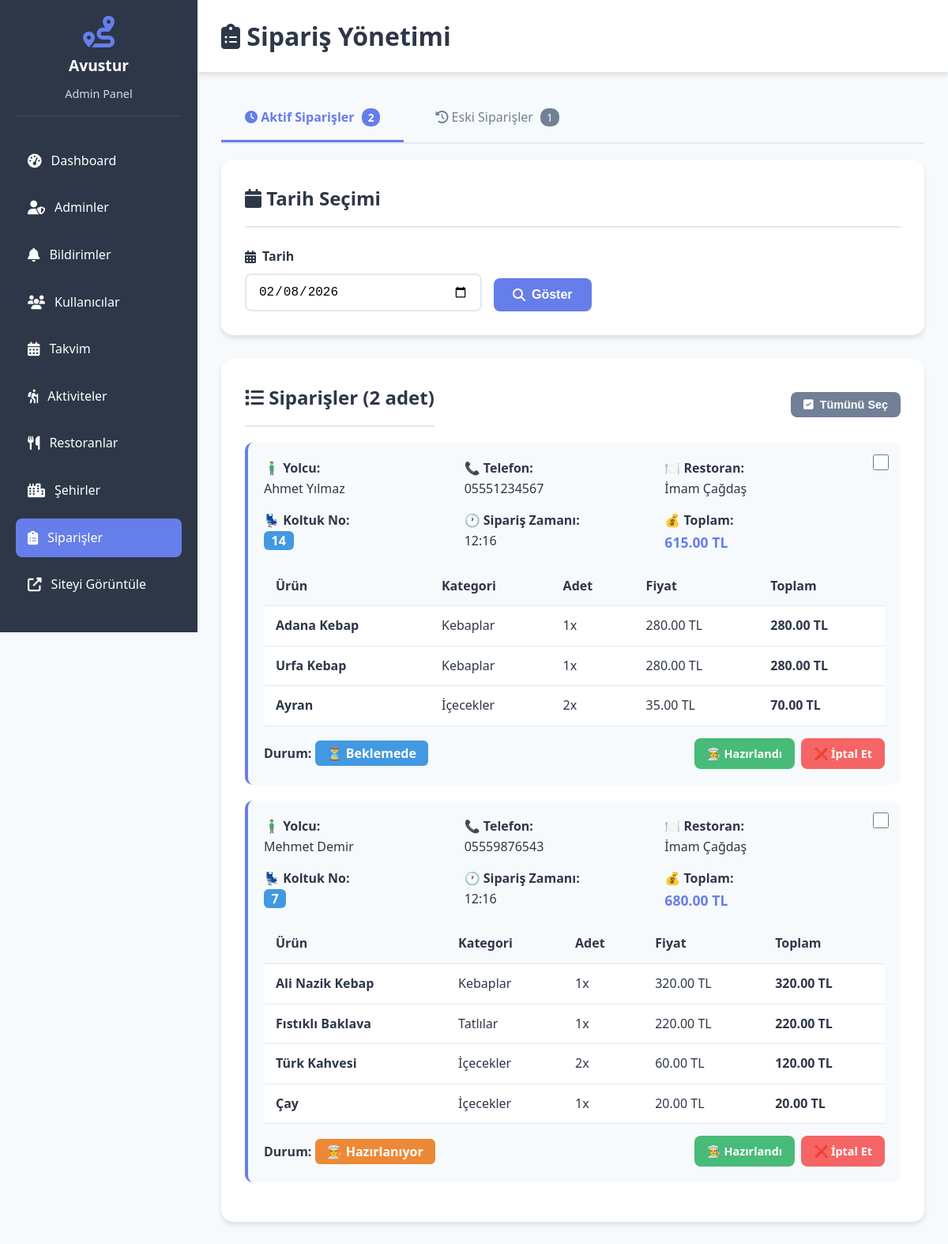
Screenshot of /admin/siparisler.php (signed in) with the database file from the repository.
### tables this page shows
CREATE TABLE siparisler (
    id INT AUTO_INCREMENT PRIMARY KEY,
    kullanici_id INT NOT NULL,
    restoran_id INT NOT NULL,
    koltuk_no VARCHAR(10) NOT NULL,
    toplam_fiyat DECIMAL(10,2) DEFAULT 0,
    durum ENUM('beklemede', 'hazirlaniyor', 'yolda', 'teslim_edildi', 'iptal') DEFAULT 'beklemede',
    siparis_notu TEXT,
    siparis_tarihi DATETIME DEFAULT CURRENT_TIMESTAMP,
    guncelleme_tarihi DATETIME DEFAULT CURRENT_TIMESTAMP ON UPDATE CURRENT_TIMESTAMP,
    FOREIGN KEY (kullanici_id) REFERENCES kullanicilar(id) ON DELETE CASCADE,
    FOREIGN KEY (restoran_id) REFERENCES restoranlar(id) ON DELETE CASCADE,
    INDEX idx_kullanici (kullanici_id),
    INDEX idx_restoran (restoran_id),
    INDEX idx_durum (durum),
    INDEX idx_tarih (siparis_tarihi)
);

CREATE TABLE kullanicilar (
    id INT AUTO_INCREMENT PRIMARY KEY,
    ad_soyad VARCHAR(100) NOT NULL,
    telefon VARCHAR(15) UNIQUE NOT NULL,
    email VARCHAR(100),
    kayit_tarihi DATETIME DEFAULT CURRENT_TIMESTAMP,
    aktif TINYINT(1) DEFAULT 1,
    INDEX idx_telefon (telefon)
);

CREATE TABLE restoranlar (
    id INT AUTO_INCREMENT PRIMARY KEY,
    sehir_id INT NOT NULL,
    baslik VARCHAR(200) NOT NULL,
    aciklama TEXT,
    adres TEXT,
    gorsel VARCHAR(255),
    mutfak_turu VARCHAR(100),
    ortalama_fiyat VARCHAR(50),
    telefon VARCHAR(15),
    aktif TINYINT(1) DEFAULT 1,
    sira INT DEFAULT 0,
    olusturma_tarihi DATETIME DEFAULT CURRENT_TIMESTAMP,
    FOREIGN KEY (sehir_id) REFERENCES sehirler(id) ON DELETE CASCADE,
    INDEX idx_sehir (sehir_id)
);

CREATE TABLE siparis_urunler (
    id INT AUTO_INCREMENT PRIMARY KEY,
    siparis_id INT NOT NULL,
    urun_id INT NOT NULL,
    urun_adi VARCHAR(200) NOT NULL,
    kategori_adi VARCHAR(100) NOT NULL,
    adet INT DEFAULT 1,
    birim_fiyat DECIMAL(10,2) DEFAULT 0,
    toplam_fiyat DECIMAL(10,2) DEFAULT 0,
    FOREIGN KEY (siparis_id) REFERENCES siparisler(id) ON DELETE CASCADE,
    FOREIGN KEY (urun_id) REFERENCES menu_urunler(id) ON DELETE CASCADE,
    INDEX idx_siparis (siparis_id)
);

### config.php (called while the page is built, shortened)
<?php
function sanitize($data) {
    return htmlspecialchars(strip_tags(trim($data)), ENT_QUOTES, 'UTF-8');
}
?>

### admin/siparisler.php (the view, shortened to what this page needs)
<?php
require_once '../config.php';
$sekme = $_GET['sekme'] ?? 'aktif';
$tarih_filtre = $_GET['tarih'] ?? date('Y-m-d');
if ($sekme == 'aktif') {
    $sql = "
        SELECT s.*, k.ad_soyad, k.telefon, r.baslik as restoran_adi
        FROM siparisler s
        INNER JOIN kullanicilar k ON s.kullanici_id = k.id
        INNER JOIN restoranlar r ON s.restoran_id = r.id
        WHERE DATE(s.siparis_tarihi) = ?
        AND s.durum IN ('beklemede', 'hazirlaniyor')
        ORDER BY s.siparis_tarihi DESC
    ";
}
$stmt = $db->prepare($sql);
$stmt->execute([$tarih_filtre]);
$siparisler = $stmt->fetchAll();
?>
<!DOCTYPE html>
<html lang="tr">
<head>
    <link rel="stylesheet" href="../assets/css/style.css">
    <link rel="stylesheet" href="https://cdnjs.cloudflare.com/ajax/libs/font-awesome/6.4.0/css/all.min.css">
</head>
<body>
    <?php include 'includes/sidebar.php'; ?>
    <div class="admin-content">
        <div class="admin-header">
            <h1><i class="fas fa-clipboard-list"></i> Sipariş Yönetimi</h1>
        </div>
        <div style="display: flex; gap: 10px; margin-bottom: 20px; border-bottom: 2px solid var(--border-color);">
            <a href="?sekme=aktif&tarih=<?php echo $tarih_filtre; ?>"
               style="padding: 15px 30px; text-decoration: none; color: <?php echo $sekme == 'aktif' ? 'var(--primary-color)' : 'var(--text-light)'; ?>; border-bottom: 3px solid <?php echo $sekme == 'aktif' ? 'var(--primary-color)' : 'transparent'; ?>; font-weight: <?php echo $sekme == 'aktif' ? 'bold' : 'normal'; ?>; transition: all 0.3s;">
                <i class="fas fa-clock"></i> Aktif Siparişler
                <?php
                $stmt = $db->prepare("SELECT COUNT(*) as total FROM siparisler WHERE DATE(siparis_tarihi) = ? AND durum IN ('beklemede', 'hazirlaniyor')");
                $stmt->execute([$tarih_filtre]);
                $aktif_count = $stmt->fetch()['total'];
                if ($aktif_count > 0):
                ?>
                    <span style="background: var(--primary-color); color: white; padding: 2px 8px; border-radius: 10px; font-size: 0.85rem; margin-left: 5px;"><?php echo $aktif_count; ?></span>
                <?php endif; ?>
            </a>
            <a href="?sekme=eski&tarih=<?php echo $tarih_filtre; ?>"
               style="padding: 15px 30px; text-decoration: none; color: <?php echo $sekme == 'eski' ? 'var(--primary-color)' : 'var(--text-light)'; ?>; border-bottom: 3px solid <?php echo $sekme == 'eski' ? 'var(--primary-color)' : 'transparent'; ?>; font-weight: <?php echo $sekme == 'eski' ? 'bold' : 'normal'; ?>; transition: all 0.3s;">
                <i class="fas fa-history"></i> Eski Siparişler
                <?php
                $stmt = $db->prepare("SELECT COUNT(*) as total FROM siparisler WHERE DATE(siparis_tarihi) = ? AND durum IN ('teslim_edildi', 'iptal')");
                $stmt->execute([$tarih_filtre]);
                $eski_count = $stmt->fetch()['total'];
                if ($eski_count > 0):
                ?>
                    <span style="background: var(--text-light); color: white; padding: 2px 8px; border-radius: 10px; font-size: 0.85rem; margin-left: 5px;"><?php echo $eski_count; ?></span>
                <?php endif; ?>
            </a>
        </div>
        <div class="admin-card">
            <h2><i class="fas fa-calendar"></i> Tarih Seçimi</h2>
            <form method="GET" style="display: flex; gap: 15px; align-items: end;">
                <div class="form-group" style="margin: 0; flex: 1; max-width: 300px;">
                    <label for="tarih"><i class="fas fa-calendar-alt"></i> Tarih</label>
                    <input type="date" id="tarih" name="tarih" value="<?php echo $tarih_filtre; ?>">
                </div>
                <button type="submit" class="btn btn-primary">
                    <i class="fas fa-search"></i> Göster
                </button>
            </form>
        </div>
        <div class="admin-card">
            <div style="display: flex; justify-content: space-between; align-items: center; margin-bottom: 20px;">
                <h2 style="margin: 0;">
                    <i class="fas fa-list"></i> Siparişler (<span id="toplamSiparis"><?php echo count($siparisler); ?></span> adet)
                </h2>
                <div style="display: flex; gap: 10px;">
                    <button onclick="tumunuSec()" class="btn btn-sm btn-secondary" id="tumunuSecBtn">
                        <i class="fas fa-check-square"></i> Tümünü Seç
                    </button>
                </div>
            </div>
            <?php if (count($siparisler) > 0): ?>
                <form id="siparisForm" method="POST">
                <?php foreach ($siparisler as $siparis): ?>
                    <?php
                    $stmt = $db->prepare("SELECT * FROM siparis_urunler WHERE siparis_id = ?");
                    $stmt->execute([$siparis['id']]);
                    $urunler = $stmt->fetchAll();
                    $durum_renk = [
                        'beklemede' => 'info',
                        'hazirlaniyor' => 'warning',
                        'yolda' => 'primary',
                        'teslim_edildi' => 'success',
                        'iptal' => 'danger'
                    ];
                    $renk = $durum_renk[$siparis['durum']] ?? 'info';
                    ?>
                    <div style="background: #f7fafc; padding: 20px; border-radius: 10px; margin-bottom: 20px; border-left: 4px solid var(--primary-color); position: relative;">
                        <div style="position: absolute; top: 15px; right: 15px;">
                            <input type="checkbox"
                                   name="secili_siparisler[]"
                                   value="<?php echo $siparis['id']; ?>"
                                   class="siparis-checkbox"
                                   onchange="checkboxDegisti()"
                                   style="width: 20px; height: 20px; cursor: pointer;">
                        </div>
                        <div style="display: grid; grid-template-columns: repeat(auto-fit, minmax(200px, 1fr)); gap: 15px; margin-bottom: 15px; padding-right: 40px;">
                            <div>
                                <strong>🧍‍♂️ Yolcu:</strong><br>
                                <?php echo sanitize($siparis['ad_soyad']); ?>
                            </div>
                            <div>
                                <strong>📞 Telefon:</strong><br>
                                <?php echo sanitize($siparis['telefon']); ?>
                            </div>
                            <div>
                                <strong>🍽️ Restoran:</strong><br>
                                <?php echo sanitize($siparis['restoran_adi']); ?>
                            </div>
                            <div>
                                <strong>💺 Koltuk No:</strong><br>
                                <span class="badge badge-info" style="font-size: 1rem;"><?php echo sanitize($siparis['koltuk_no']); ?></span>
                            </div>
                            <div>
                                <strong>🕐 Sipariş Zamanı:</strong><br>
                                <?php echo date('H:i', strtotime($siparis['siparis_tarihi'])); ?>
                            </div>
                            <div>
                                <strong>💰 Toplam:</strong><br>
                                <span style="color: var(--primary-color); font-size: 1.1rem; font-weight: bold;">
                                    <?php echo number_format($siparis['toplam_fiyat'], 2); ?> TL
                                </span>
                            </div>
                        </div>
                        <table style="width: 100%; background: white; border-radius: 8px; margin-bottom: 15px;">
                            <thead>
                                <tr>
                                    <th>Ürün</th>
                                    <th>Kategori</th>
                                    <th>Adet</th>
                                    <th>Fiyat</th>
                                    <th>Toplam</th>
                                </tr>
                            </thead>
                            <tbody>
                                <?php foreach ($urunler as $urun): ?>
                                    <tr>
                                        <td><strong><?php echo sanitize($urun['urun_adi']); ?></strong></td>
                                        <td><?php echo sanitize($urun['kategori_adi']); ?></td>
                                        <td><?php echo $urun['adet']; ?>x</td>
                                        <td><?php echo number_format($urun['birim_fiyat'], 2); ?> TL</td>
                                        <td><strong><?php echo number_format($urun['toplam_fiyat'], 2); ?> TL</strong></td>
                                    </tr>
                                <?php endforeach; ?>
                            </tbody>
                        </table>
                        <div style="display: flex; justify-content: space-between; align-items: center; flex-wrap: wrap; gap: 15px;">
                            <div>
                                <strong>Durum:</strong>
                                <span class="badge badge-<?php echo $renk; ?>" style="font-size: 1rem; padding: 8px 15px;">
                                    <?php
                                    $durum_metinler = [
                                        'beklemede' => '⏳ Beklemede',
                                        'hazirlaniyor' => '👨‍🍳 Hazırlanıyor',
                                        'yolda' => '🚗 Yolda',
                                        'teslim_edildi' => '✅ Teslim Edildi',
                                        'iptal' => '❌ İptal Edildi'
                                    ];
                                    echo $durum_metinler[$siparis['durum']];
                                    ?>
                                </span>
                            </div>
                            <div class="action-buttons">
                                <?php if ($sekme == 'aktif'): ?>
                                    <a href="?durum_guncelle=teslim_edildi&id=<?php echo $siparis['id']; ?>&tarih=<?php echo $tarih_filtre; ?>&sekme=<?php echo $sekme; ?>"
                                       class="btn btn-sm btn-success">
                                        👨‍🍳 Hazırlandı
                                    </a>
                                    <a href="?durum_guncelle=iptal&id=<?php echo $siparis['id']; ?>&tarih=<?php echo $tarih_filtre; ?>&sekme=<?php echo $sekme; ?>"
                                       class="btn btn-sm btn-danger"
                                       onclick="return confirm('Bu siparişi iptal etmek istediğinize emin misiniz?')">
                                        ❌ İptal Et
                                    </a>
                                <?php endif; ?>
                            </div>
                        </div>
                    </div>
                <?php endforeach; ?>
                </form>
            <?php endif; ?>
        </div>
    </div>
</body>
</html>

### assets/css/style.css (style rules this page uses)
* { margin: 0; padding: 0; box-sizing: border-box; }
:root { --primary-color: #667eea; --secondary-color: #764ba2; --success-color: #48bb78; --danger-color: #f56565; --warning-color: #ed8936; --info-color: #4299e1; --dark-color: #2d3748; --light-color: #f7fafc; --white-color: #ffffff; --text-color: #2d3748; --text-light: #718096; --border-color: #e2e8f0; --shadow: 0 4px 6px rgba(0, 0, 0, 0.1); --shadow-lg: 0 10px 25px rgba(0, 0, 0, 0.15); }
body { font-family: 'Segoe UI', Tahoma, Geneva, Verdana, sans-serif; line-height: 1.6; color: var(--text-color); background-color: var(--light-color); }
a { text-decoration: none; color: inherit; transition: all 0.3s ease; }
.btn { display: inline-flex; align-items: center; gap: 8px; padding: 12px 24px; border: none; border-radius: 8px; font-size: 1rem; font-weight: 600; cursor: pointer; transition: all 0.3s ease; text-align: center; }
.btn-primary { background: var(--primary-color); color: var(--white-color); }
.btn-secondary { background: var(--text-light); color: var(--white-color); }
.btn-success { background: var(--success-color); color: var(--white-color); }
.btn-danger { background: var(--danger-color); color: var(--white-color); }
.btn-sm { padding: 8px 16px; font-size: 0.9rem; }
.form-group { margin-bottom: 1.5rem; }
.form-group label { display: flex; align-items: center; gap: 8px; font-weight: 600; margin-bottom: 0.5rem; color: var(--dark-color); }
.form-group input, .form-group select, .form-group textarea { width: 100%; padding: 12px 15px; border: 2px solid var(--border-color); border-radius: 8px; font-size: 1rem; transition: all 0.3s ease; }
.badge { display: inline-block; padding: 6px 12px; font-size: 0.85rem; font-weight: 600; border-radius: 20px; background: rgba(255, 255, 255, 0.3); }
.badge-info { background: var(--info-color); color: var(--white-color); }
.admin-content { margin-left: 250px; padding: 30px; min-height: 100vh; background: var(--light-color); }
.admin-header { background: var(--white-color); padding: 20px 30px; margin: -30px -30px 30px -30px; box-shadow: var(--shadow); display: flex; justify-content: space-between; align-items: center; }
.admin-header h1 { color: var(--dark-color); }
.admin-card { background: var(--white-color); padding: 30px; border-radius: 15px; box-shadow: var(--shadow); margin-bottom: 30px; }
.admin-card h2 { color: var(--dark-color); margin-bottom: 1.5rem; padding-bottom: 1rem; border-bottom: 2px solid var(--border-color); }
table { width: 100%; border-collapse: collapse; margin-top: 1rem; }
table thead { background: var(--light-color); }
table th, table td { padding: 12px 15px; text-align: left; border-bottom: 1px solid var(--border-color); }
table th { font-weight: 600; color: var(--dark-color); }
.action-buttons { display: flex; gap: 8px; }
.badge { display: inline-block; padding: 0.25rem 0.6rem; font-size: 0.75rem; font-weight: 600; line-height: 1; text-align: center; white-space: nowrap; vertical-align: baseline; border-radius: 0.375rem; }
.badge-warning { background-color: var(--warning-color); color: white; }
.badge-info { background-color: var(--info-color); color: white; }
.action-buttons { display: flex; gap: 0.5rem; flex-wrap: wrap; }
.action-buttons .btn { margin: 0; }

### rows the page displays
siparisler: kullanici.ad_soyad "Ahmet Yılmaz", kullanici.telefon "05551234567", restoran.baslik "İmam Çağdaş", koltuk_no "14", siparis_tarihi "12:16", toplam_fiyat "615.00", durum "⏳ Beklemede"
siparis_urunler: urun_adi "Adana Kebap", kategori_adi "Kebaplar", adet "1", birim_fiyat "280.00", toplam_fiyat "280.00"
siparis_urunler: urun_adi "Urfa Kebap", kategori_adi "Kebaplar", adet "1", birim_fiyat "280.00", toplam_fiyat "280.00"
siparis_urunler: urun_adi "Ayran", kategori_adi "İçecekler", adet "2", birim_fiyat "35.00", toplam_fiyat "70.00"
siparisler: kullanici.ad_soyad "Mehmet Demir", kullanici.telefon "05559876543", restoran.baslik "İmam Çağdaş", koltuk_no "7", siparis_tarihi "12:16", toplam_fiyat "680.00", durum "👨‍🍳 Hazırlanıyor"
siparis_urunler: urun_adi "Ali Nazik Kebap", kategori_adi "Kebaplar", adet "1", birim_fiyat "320.00", toplam_fiyat "320.00"
siparis_urunler: urun_adi "Fıstıklı Baklava", kategori_adi "Tatlılar", adet "1", birim_fiyat "220.00", toplam_fiyat "220.00"
siparis_urunler: urun_adi "Türk Kahvesi", kategori_adi "İçecekler", adet "2", birim_fiyat "60.00", toplam_fiyat "120.00"
siparis_urunler: urun_adi "Çay", kategori_adi "İçecekler", adet "1", birim_fiyat "20.00", toplam_fiyat "20.00"

### other values shown
SITE_NAME "Avustur"
$aktif_count "2"
$eski_count "1"
count($siparisler) "2"
